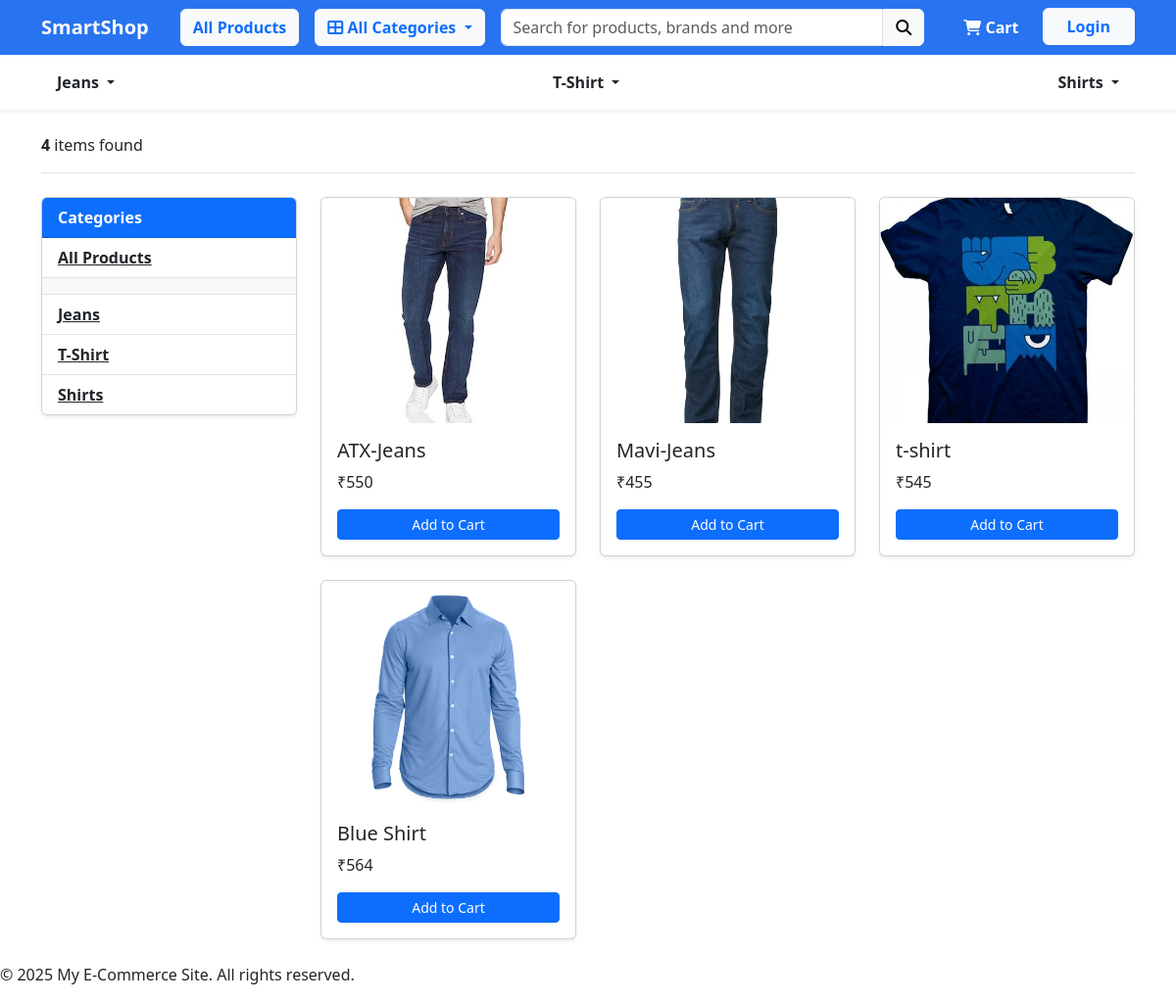
Screenshot of /products/ with the database file from the repository.
### category/models.py (models this page shows, shortened)
class Category(models.Model):
    category_name = models.CharField(max_length=100)
    slug = models.SlugField(max_length=100, unique=True)
    description = models.TextField(max_length=255, blank=True, null=True)
    category_image = models.ImageField(
        upload_to='categories/', blank=True, null=True)
    class Meta:
        verbose_name = "Category"
        verbose_name_plural = "Categories"
    def get_url(self):
        return reverse('products_by_category', args=[self.slug])

### products/models.py (models this page shows, shortened)
class Product(models.Model):
    product_name = models.CharField(max_length=100)
    slug = models.SlugField(max_length=100, unique=True)
    description = models.TextField(max_length=255, blank=True, null=True)
    price=models.IntegerField()
    product_image = models.ImageField(upload_to='products/', blank=True, null=True)
    stock=models.IntegerField()
    is_available=models.BooleanField(default=True)
    category=models.ForeignKey('category.Category', on_delete=models.CASCADE)
    created_date=models.DateTimeField(auto_now_add=True)
    modified_date=models.DateTimeField(auto_now=True)

### products/views.py (the view)
# urls.py: path('', products, name='products'),
def products(request, category_slug=None):
    categories = None
    products = None
    if category_slug != None:
        categories = get_object_or_404(Category, slug=category_slug)
        products = Product.objects.filter(
            category=categories, is_available=True)
        products = Product.objects.filter(
            category=categories, is_available=True)
        product_count = products.count()
    else:
        products = Product.objects.filter(
            is_available=True)
        product_count = products.count()
    context = {
        'products': products,
        'product_count': product_count,
    }
    return render(request, 'store/store.html', context)

### category/context_processors.py (called while the page is built)
def menu_links(request):
    links = Category.objects.all()
    return dict(links=links)

### templates/store/store.html (shortened to what this page needs)
{% extends "base.html" %}
{% block content %}
<div class="container mt-4">
  <header class="border-bottom mb-4 pb-3">
    <div class="d-flex justify-content-between">
      <span><b>{{ product_count }}</b> items found</span>
    </div>
  </header>
  <div class="row">
    <aside class="col-md-3 mb-4">
      <div class="card shadow-sm">
        <div class="card-header bg-primary text-white fw-bold">Categories</div>
        <ul class="list-group list-group-flush">
          <li class="list-group-item">
            <a href="{% url 'products' %}" class="text-dark fw-semibold">
              All Products
            </a>
          </li>
          <li class="list-group-item bg-light"></li>
          {% for category in links %}
          <li class="list-group-item">
            <a href="{{ category.get_url }}" class="text-dark fw-semibold">
              {{ category.category_name }}
            </a>
          </li>
          {% endfor %}
        </ul>
      </div>
    </aside>
    <div class="col-md-9">
      <div class="row">
        {% for product in products %}
        <div class="col-md-4">
          <div class="card mb-4 shadow-sm">
            <img
              src="{{ product.product_image.url }}"
              class="card-img-top"
              alt="{{ product.product_name }}"
              style="height: 230px; object-fit: cover"
            />
            <div class="card-body">
              <h5 class="card-title">{{ product.product_name }}</h5>
              <p class="card-text">₹{{ product.price }}</p>
              <a href="#" class="btn btn-primary btn-sm w-100">Add to Cart</a>
            </div>
          </div>
        </div>
        {% endfor %}
      </div>
    </div>
  </div>
</div>
{% endblock %}

### templates/include/navbar.html (shortened to what this page needs)
<nav
  class="navbar navbar-expand-lg navbar-dark"
  style="background-color: #2874f0"
>
  <div class="container">
    <a class="navbar-brand fw-bold text-light" href="{% url 'home' %}">
      SmartShop
    </a>
    <a
      href="{% url 'products' %}"
      class="btn btn-light text-primary fw-semibold ms-3"
    >
      All Products
    </a>
    <div class="dropdown ms-3">
      <button
        class="btn btn-light text-primary fw-semibold dropdown-toggle"
        type="button"
        data-bs-toggle="dropdown"
      >
        <i class="fa fa-th-large"></i> All Categories
      </button>
    </div>
    <form
      class="d-flex flex-grow-1 mx-3"
      action="{% url 'products' %}"
      method="get"
    >
      <input
        class="form-control rounded-0 rounded-start"
        type="search"
        name="search"
        placeholder="Search for products, brands and more"
      />
      <button class="btn btn-light rounded-0 rounded-end" type="submit">
        <i class="fa fa-search"></i>
      </button>
    </form>
    <ul class="navbar-nav mb-2 mb-lg-0">
      <li class="nav-item">
        <a class="nav-link text-white fw-semibold ms-3" href="#">
          <i class="fa fa-shopping-cart"></i> Cart
        </a>
      </li>
      <li class="nav-item">
        <a class="btn btn-light fw-bold text-primary px-4 ms-3" href="#">
          Login
        </a>
      </li>
    </ul>
  </div>
</nav>
<nav class="bg-white shadow-sm">
  <div class="container">
    <ul class="nav py-2 justify-content-between">
      {% for category in links %}
      <li class="nav-item dropdown">
        <a
          class="nav-link text-dark fw-semibold dropdown-toggle"
          href="#"
          data-bs-toggle="dropdown"
        >
          {{ category.category_name }}
        </a>
      </li>
      {% endfor %}
    </ul>
  </div>
</nav>

### rows the page displays
Category: category_name "Jeans"
Category: category_name "T-Shirt"
Category: category_name "Shirts"
Product: product_image (picture), product_name "ATX-Jeans", price "550"
Product: product_image (picture), product_name "Mavi-Jeans", price "455"
Product: product_image (picture), product_name "t-shirt", price "545"
Product: product_image (picture), product_name "Blue Shirt", price "564"

### other values shown
{{ product_count }} "4"
